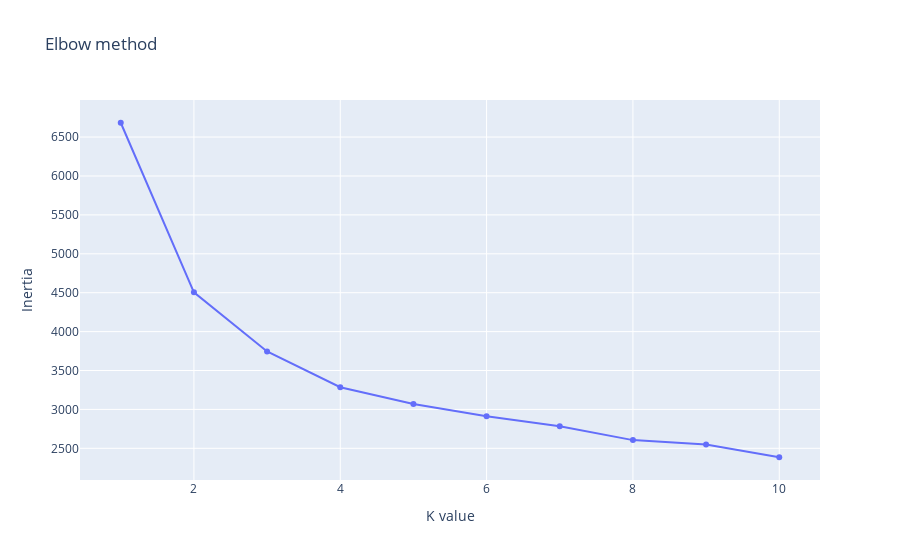

The notebook cell saved with this chart:
### Code cell
fig = go.Figure()
k_values = list(range(1,11))
elbow = []
for k in k_values:
    kmeans_model = KMeans(n_clusters=k)
    kmeans_model.fit(kmeans_standar)
    elbow.append(kmeans_model.inertia_)

fig.add_trace(
    go.Scatter(
        x = k_values,
        y =elbow
    )
)
fig.update_layout(
    title = "Elbow method",
    xaxis = dict(
        title = "K value"
    ),
    yaxis = dict(
        title = "Inertia"
    )
)

fig.show()

### Figure 1 — Plotly figure (JSON) as saved in the notebook; plotly's stock layout.template omitted (floating-point values rounded to 4 significant figures)
{"data": [{"type": "scatter", "x": [1, 2, 3, 4, 5, 6, 7, 8, 9, 10], "y": [6684, 4505.0, 3744.0, 3285.0, 3070.0, 2911.0, 2784.0, 2605.0, 2550.0, 2385.0]}], "layout": {"title": {"text": "Elbow method"}, "xaxis": {"title": {"text": "K value"}}, "yaxis": {"title": {"text": "Inertia"}}}}
